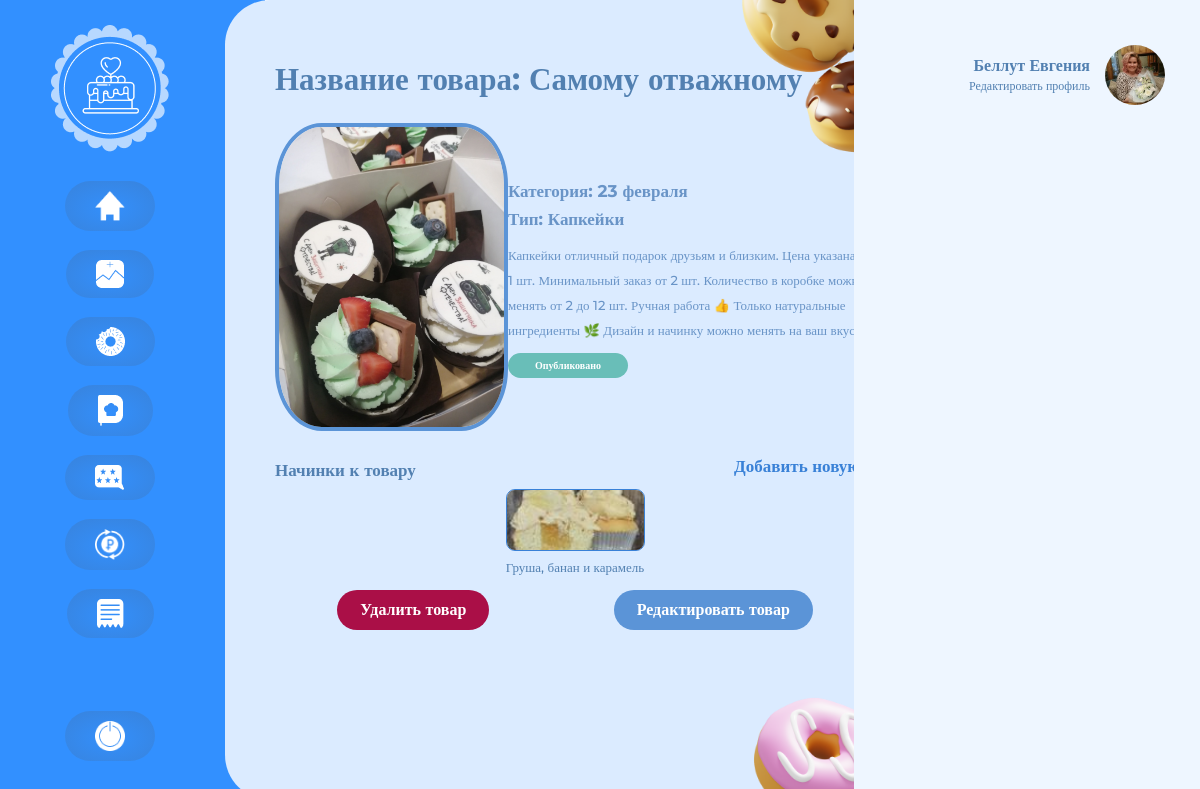
The page /profile_goods/3/ (signed in) on the database its author committed.
### site_cake/models.py (models this page shows, shortened)
class Product(models.Model):
    PRODUCT_STATUS = [
        ('1', 'Черновик'),
        ('2', 'Опубликовано'),
        ('3', 'На модерации'),
    ]
    user = models.ForeignKey(User, on_delete=models.CASCADE)
    category = models.ForeignKey(Category, on_delete=models.DO_NOTHING)
    type = models.ForeignKey(Type, on_delete=models.DO_NOTHING)
    name = models.CharField(max_length=100)
    description = models.TextField()
    created_on = models.DateTimeField(auto_now_add=True)
    image_good = models.ImageField(default='default_good.png', upload_to='profile_goods')
    status = models.CharField(choices=PRODUCT_STATUS, default='1', max_length=1)
    class Meta:
        verbose_name = 'Товар'
        verbose_name_plural = 'Товары'

class Category(models.Model):
    cat_name = models.CharField(max_length=100)
    class Meta:
        verbose_name = 'Категория'
        verbose_name_plural = 'Категории'

class Type(models.Model):
    type_name = models.CharField(max_length=100)
    class Meta:
        verbose_name = 'Тип'
        verbose_name_plural = 'Типы'

class Filling(models.Model):
    user = models.ForeignKey(User, on_delete=models.CASCADE)
    type = models.ForeignKey(Type, on_delete=models.DO_NOTHING)
    name = models.CharField(max_length=100)
    description = models.TextField()
    price = models.IntegerField()
    image = models.ImageField(default='default_fil.jpg', upload_to='fillings_pics')
    class Meta:
        verbose_name = 'Начинка'
        verbose_name_plural = 'Начинки'

class User(AbstractUser):
    first_name = models.CharField(max_length=60, null=True)
    last_name = models.CharField(max_length=60, null=True)
    email = models.EmailField(max_length=60, unique=True, blank=True, null=True, default=None)
    username = models.CharField(max_length=30, unique=True, blank=True, null=True)
    is_cooker = models.BooleanField('Статус кондитера', default=False)
    is_customer = models.BooleanField('Статус заказчика', default=False)
    is_active = models.BooleanField(default=True)
    is_superuser = models.BooleanField(default=False)
    objects = UserManager()
    class Meta:
        verbose_name = 'Пользователь'
        verbose_name_plural = 'Пользователи'

class UserProfile(models.Model):
    user = models.OneToOneField(User, on_delete=models.CASCADE)
    country = models.CharField(max_length=100, default='Россия')
    city = models.CharField(max_length=100, default='Москва')
    phone = models.CharField(max_length=11, null=True)
    description = models.TextField(null=True)
    image = models.ImageField(default='default_ava.png', upload_to='profile_pics')
    class Meta:
        verbose_name = 'Профиль'
        verbose_name_plural = 'Профили'

### site_cake/views.py (the view)
# urls.py: path('profile_goods/<int:id>/', views.RetrieveGoodProfile, name='good_detail'),
def RetrieveGoodProfile(request, id):
    good = Product.objects.get(pk=id)
    count_fil = Filling.objects.filter(user=request.user, type=good.type).count()
    filling_list = Filling.objects.filter(user=request.user, type=good.type)
    if count_fil == 0:
        messages.success(request, f'У вас пока нет подходящих начинок для этого товара. Вы можете их добавить здесь.')
    return render(request, 'profile/profile_good_detail.html', {'good_info': good, 'fil_list': filling_list, })

### templates/profile/profile_good_detail.html (shortened to what this page needs)
{% extends 'profile/profile.html' %}
{% load static %}
{% block profile %}
    <div class="profile_block">
        <div class="donat_posts">
            <div class="good_info_profile">
                <p class="profile_title title_detail detail_name">Название товара: {{ good_info.name}}</p>
                <div class="another_info">
                    <img src="{{ good_info.image_good.url }}" class="post_detail_img" alt="">
                    <div class="another_info_text">
                        <p class="date_publish type_name">Категория: {{ good_info.category.cat_name }}</p>
                        <p class="date_publish type_name">Тип: {{ good_info.type.type_name }}</p>
                        <p class="publish_text">{{ good_info.description }}</p>
                        <p class="status {% if good_info.get_status_display == 'Опубликовано' %}publish{% elif good_info.get_status_display == 'Черновик' %}draft{% else %}moderator{% endif %}">{{ good_info.get_status_display }}</p>
                    </div>
                </div>
            </div>
            <div class="filling_info">
                <div class="filling_header_block">
                    <p class="filling_title">Начинки к товару</p>
                    <a href="{% url 'add_filling' %}" class="add_new">Добавить новую  +</a>
                </div>
                <div class="fillings_block">
                    {% if messages %}
                        {% for message in messages %}
                            <div class="alert alert-{{ message.tags }}">
                                {{ message }}
                            </div>
                        {% endfor %}
                    {% else %}
                        {% for fil in fil_list %}
                            <div class="fil_item">
                                <img src="{{ fil.image.url }}" class="fil_img" alt="">
                                <p class="fil_name">{{ fil.name }}</p>
                            </div>
                        {% endfor %}
                    {% endif %}
                </div>
            </div>
            <div class="btn_choice">
                <a href="{% url 'delete_good' good_info.id %}" class="delete_btn">Удалить товар</a>
                <a href="{% url 'edit_good' good_info.id %}" class="edit_btn">Редактировать товар</a>
            </div>
        </div>
    </div>
{% endblock profile %}

### templates/include/profile_aside.html
{% load static %}
<div class="profile_aside">
    <div class="profile_info_small">
        <div class="profile_info_small_text">
            <p class="profile_username">{{ user.last_name }} {{ user.first_name }}</p>
            <a href="{% url 'edit_profile' %}" class="edit_profile_link">Редактировать профиль</a>
        </div>
        <img src="{{ user.userprofile.image.url }}" class="profile_info_small_img" alt="avatar">
    </div>
</div>

### static/css/style.css (style rules this page uses)
* { margin: 0; padding: 0; }
a { cursor: pointer !important; text-decoration: none !important; }
.profile_block { background: #DBEBFF; border-radius: 45px 0 0 45px; height: 100vh; width: 50%; position: absolute; z-index: 2; left: 225px; padding: 0 70px 0 50px; }
.profile_title { font-family: 'Montserrat'; font-style: normal; font-weight: 700; font-size: 31px; line-height: 38px; color: #5280B1; margin-bottom: 20px; }
.profile_aside { background: #EEF6FF; height: 100vh; padding: 0 35px; position: absolute; right: 0; width: 23%; z-index: 2; }
.profile_info_small { display: flex; align-items: center; justify-content: end; margin-top: 45px; text-align: right; }
.profile_info_small_text { margin-right: 15px; }
.profile_username { font-family: 'Montserrat'; font-style: normal; font-weight: 600; font-size: 16px; line-height: 20px; color: #5280B1; }
.edit_profile_link { font-family: 'Montserrat'; font-style: normal; font-weight: 400; font-size: 12px; line-height: 0px; color: #5280B1; }
.profile_info_small_img { width: 60px; height: 60px; border-radius: 50%; object-fit: cover; }
.donat_posts { text-align: center; margin-top: 60px; }
.add_new { font-family: 'Montserrat'; font-style: normal; font-weight: 600; font-size: 17px; line-height: 21px; color: #3981D7; }
.save_btn, .delete_btn, .edit_btn { background: #69BEB8; border-radius: 25px; border: 0; padding: 10px 23px; margin-top: 10px; font-family: 'Montserrat'; font-style: normal; font-weight: 700; font-size: 16px; line-height: 20px; color: #FFFFFF; }
.another_info { display: flex; align-items: center; justify-content: space-between; margin: 25px 0; }
.post_detail_img { width: 300px; height: 300px; object-fit: cover; border: 4px solid #5b94d7; border-radius: 20%; }
.another_info_text { max-width: 380px; text-align: left; color: #6994c7; }
.publish_text { font-family: 'Montserrat'; font-style: normal; font-weight: 500; font-size: 13px; line-height: 25px; margin: 10px 0; }
.date_publish, .status, .filling_title { font-family: 'Montserrat'; font-style: normal; font-weight: 700; font-size: 10px; line-height: 11px; }
.btn_choice { display: flex; justify-content: space-around; }
.delete_btn { background: #AA0F47; }
.edit_btn { background: #5b94d7; }
.status { color: white; max-width: 90px; padding: 7px 15px; text-align: center; border-radius: 25px; }
.publish { background: #69BEB8; }
.detail_name { text-align: left; }
.type_name, .filling_title { font-size: 17px; line-height: 28px; }
.filling_header_block, .count_sum, .count_info { display: flex; justify-content: space-between; margin-bottom: 5px; }
.filling_title { text-align: left; color: #5280b1; }
.fillings_block { display: flex; flex-wrap: wrap; justify-content: space-around; }
.fil_item { margin-bottom: 5px; }
.fil_img { width: 137px; height: 60px; border: 1px solid #3981D7; border-radius: 9px; object-fit: cover; }
.fil_name { font-family: 'Montserrat'; font-style: normal; font-weight: 500; font-size: 13px; line-height: 15px; color: #5280B1; margin-top: 5px; }

### rows shown on the page
Product: name "Самому отважному", image_good (picture), category.cat_name "23 февраля", type.type_name "Капкейки", description "Капкейки отличный подарок друзьям и близким. Цена указана за 1 шт. Минимальный заказ от 2 шт. Количество в коробке можно менять от 2 до 12 шт. Ручная работа 👍 Только натуральные ингредиенты 🌿 Дизайн и начинку можно менять на ваш вкус", status "Опубликовано"
Filling: image (picture), name "Груша, банан и карамель"
User: last_name "Беллут", first_name "Евгения", userprofile.image (picture)
